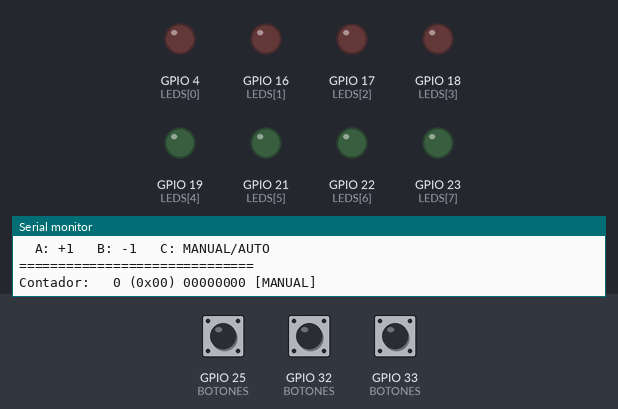
A sketch run on a simulated ESP32. Shown: output pins drawn as LEDs (lit = HIGH), the last lines printed to the serial monitor. Dashed ring = blinking. The test bench sets the inputs (shaded band); at power-on: GPIO 25 (BOTONES) HIGH, GPIO 32 (BOTONES) HIGH, GPIO 33 (BOTONES) HIGH.

Above: at 1.2 s.
1.3 s: GPIO 25 (BOTONES) pulled LOW for 0.15 s
At 2.05 s:
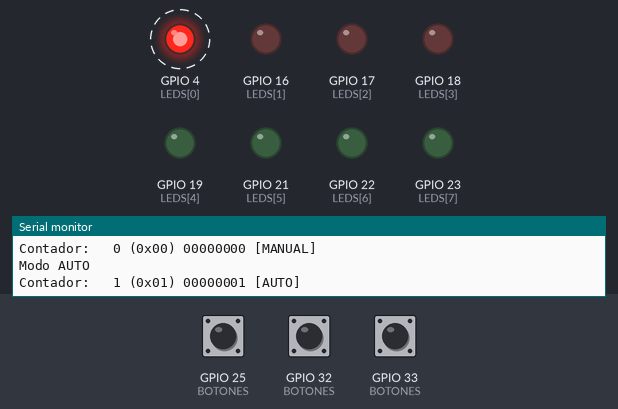
4.4 s: GPIO 32 (BOTONES) pulled LOW for 0.15 s
At 6.55 s:
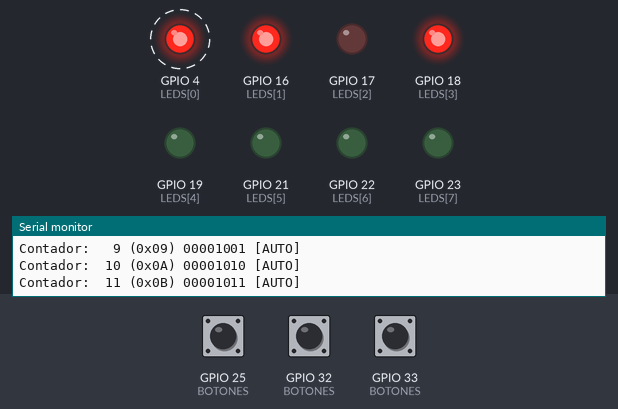
7.4 s: GPIO 32 (BOTONES) pulled LOW for 1 s
At 10.05 s:
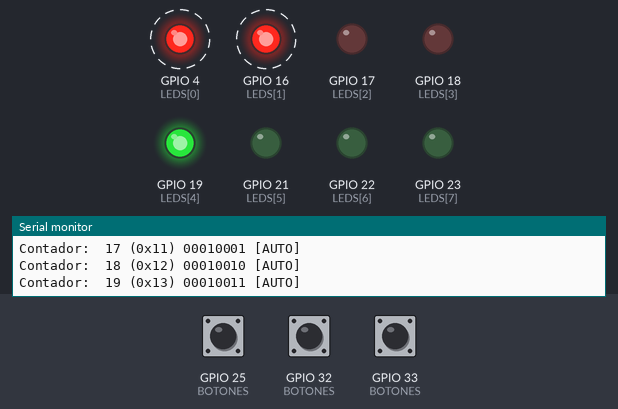
10.4 s: GPIO 32 (BOTONES) pulled LOW for 0.15 s
At 12.55 s:
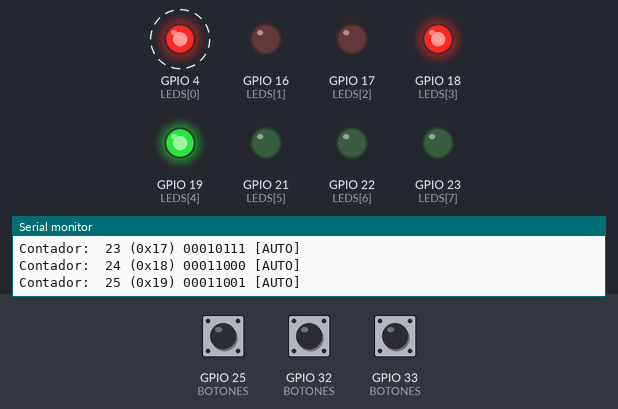
13.4 s: GPIO 32 (BOTONES) pulled LOW for 3.2 s
At 17.05 s:
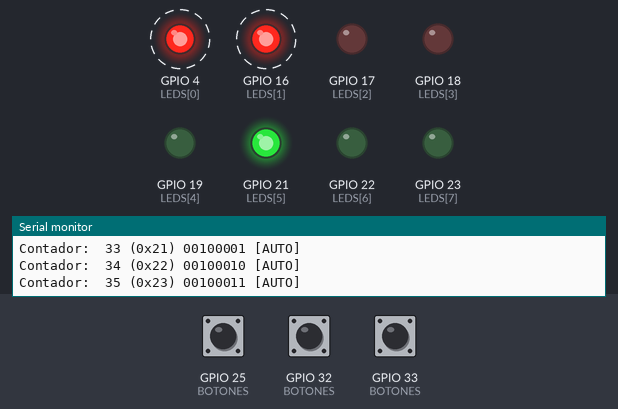
18.1 s: GPIO 32 (BOTONES) pulled LOW for 0.15 s
At 23.05 s:
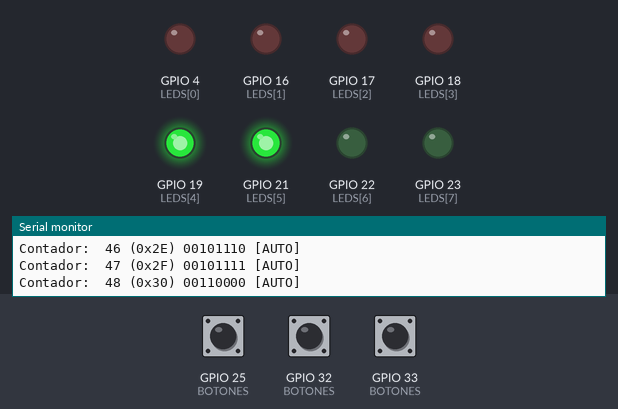
Timing chart, 0 to 24.3 s (numbered marks = the images above; inputs shaded):
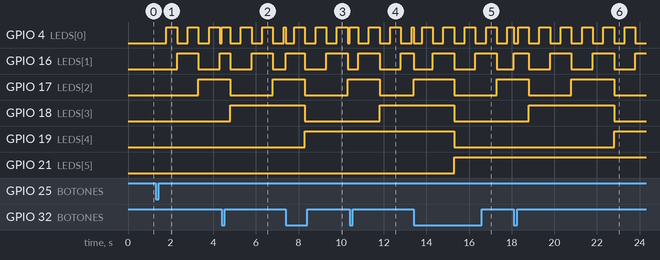

The sketch:

sketch.ino
```cpp
// ============================================================
// Entrenador Lógico - Clase 7
// Alumno/a: (nombre y apellido)
// Qué hace: "El entrenador cuenta". Contador binario de 8 bits
//           que se ve en los LEDs L0..L7.
//           A = +1, B = -1 (flancos con antirrebote, sin delay).
//           C alterna entre modo MANUAL y AUTO.
//           En AUTO cuenta solo, +1 cada 500 ms (con millis),
//           y A y B siguen respondiendo al instante.
//           Imprime cada cambio en decimal, hexa y binario.
// ============================================================

#include <Arduino.h>

const int LEDS[8] = {4, 16, 17, 18, 19, 21, 22, 23};  // L0 ... L7
const int BOTON_A = 32;
const int BOTON_B = 33;
const int BOTON_C = 25;

// ---------- Detección de flancos con antirrebote (para los 3 botones) ----------
const int CANT_BOTONES = 3;
const int BOTONES[CANT_BOTONES] = {BOTON_A, BOTON_B, BOTON_C};  // 0 = A, 1 = B, 2 = C
const unsigned long ANTIRREBOTE_MS = 50;

bool apretadoAntes[CANT_BOTONES] = {false, false, false};  // memoria de cada botón
unsigned long ultimoCambio[CANT_BOTONES] = {0, 0, 0};      // cuándo cambió por última vez

// Devuelve true UNA sola vez por cada pulsación del botón (0 = A, 1 = B, 2 = C).
bool seApreto(int boton) {
  bool apretadoAhora = (digitalRead(BOTONES[boton]) == LOW);
  bool hayFlanco = false;

  if (apretadoAhora != apretadoAntes[boton]) {                 // ¿cambió?
    if (millis() - ultimoCambio[boton] >= ANTIRREBOTE_MS) {    // ¿y no es un rebote?
      ultimoCambio[boton] = millis();
      apretadoAntes[boton] = apretadoAhora;
      if (apretadoAhora) {
        hayFlanco = true;                                      // cambió de suelto a apretado
      }
    }
  }
  return hayFlanco;
}
// --------------------------------------------------------------------------------

const unsigned long INTERVALO_AUTO = 500;   // ms entre cuentas en modo AUTO

uint8_t contador = 0;            // 8 bits: después de 255 viene 0 (desborde)
bool modoAuto = false;           // false = MANUAL, true = AUTO
unsigned long ultimaCuenta = 0;  // cuándo contó solo por última vez

void mostrarByte(uint8_t valor) {
  for (int i = 0; i < 8; i++) {
    digitalWrite(LEDS[i], (valor >> i) & 1);
  }
}

void imprimirBinario(uint8_t valor) {
  for (int i = 7; i >= 0; i--) {
    Serial.printf("%d", (valor >> i) & 1);
  }
}

// Muestra el contador en los LEDs e informa por el monitor serie
void mostrarContador() {
  mostrarByte(contador);
  Serial.printf("Contador: %3u (0x%02X) ", contador, contador);
  imprimirBinario(contador);
  if (modoAuto) {
    Serial.printf(" [AUTO]\n");
  } else {
    Serial.printf(" [MANUAL]\n");
  }
}

void setup() {
  Serial.begin(115200);
  for (int i = 0; i < 8; i++) {
    pinMode(LEDS[i], OUTPUT);
  }
  for (int i = 0; i < CANT_BOTONES; i++) {
    pinMode(BOTONES[i], INPUT_PULLUP);
  }

  Serial.printf("==============================\n");
  Serial.printf("  Entrenador Logico - Clase 7\n");
  Serial.printf("  A: +1   B: -1   C: MANUAL/AUTO\n");
  Serial.printf("==============================\n");
  mostrarContador();
}

void loop() {
  if (seApreto(0)) {             // A: sumar
    contador++;
    mostrarContador();
  }

  if (seApreto(1)) {             // B: restar
    contador--;
    mostrarContador();
  }

  if (seApreto(2)) {             // C: cambiar de modo
    modoAuto = !modoAuto;
    ultimaCuenta = millis();     // el modo AUTO empieza a contar desde ahora
    if (modoAuto) {
      Serial.printf("Modo AUTO\n");
    } else {
      Serial.printf("Modo MANUAL\n");
    }
  }

  // En AUTO: si pasó el intervalo, contar y anotar la hora
  if (modoAuto && millis() - ultimaCuenta >= INTERVALO_AUTO) {
    ultimaCuenta = millis();
    contador++;
    mostrarContador();
  }
}
```

Measured:
- after the input at 1.3 s, GPIO 4 (LEDS[0]): alternates HIGH for 0.50 s and LOW for 0.50 s, starting after 0.50 s; GPIO 16 (LEDS[1]): LOW → HIGH after 1.0 s, → LOW 1.0 s later, → HIGH 1.0 s later; GPIO 17 (LEDS[2]): LOW → HIGH after 2.0 s
- after the input at 4.4 s, GPIO 18 (LEDS[3]): LOW → HIGH after 0.40 s instead of 0.90 s
- after the input at 7.4 s, GPIO 17 (LEDS[2]), GPIO 18 (LEDS[3]): HIGH → LOW after 0.90 s instead of 1.4 s; GPIO 19 (LEDS[4]): LOW → HIGH after 0.90 s instead of 1.4 s
- after the input at 10.4 s, GPIO 17 (LEDS[2]): HIGH → LOW after 1.4 s instead of 1.9 s; GPIO 18 (LEDS[3]): LOW → HIGH after 1.4 s instead of 1.9 s
- after the input at 13.4 s, GPIO 18 (LEDS[3]), GPIO 19 (LEDS[4]): HIGH → LOW after 1.9 s instead of 2.4 s; GPIO 21 (LEDS[5]): LOW → HIGH after 1.9 s instead of 2.4 s
- after the input at 18.1 s, GPIO 19 (LEDS[4]): LOW → HIGH after 4.7 s instead of 5.2 s
